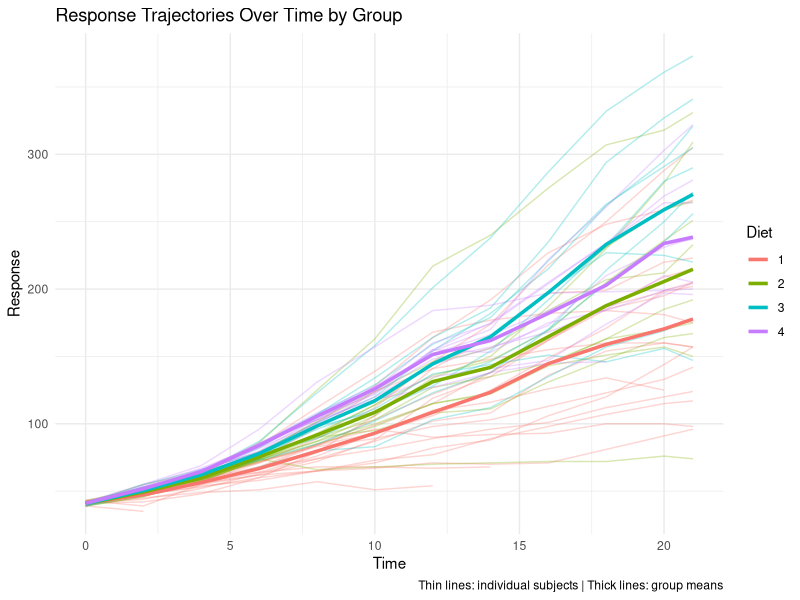

Write R code to recreate this figure.
# ============================================================
# MSc Statistics - Placement Project 2
# Title: Longitudinal Analysis of Response Over Time
# Dataset: ChickWeight (built-in R dataset)
# Study Design: Repeated Measurements (Within-Subject Design)
# ============================================================

# OBJECTIVE:
# To examine how a response variable changes over time
# and whether response trajectories differ across groups,
# while accounting for repeated measurements on the same subject.

# ------------------------------------------------------------
# 1. Setup
# ------------------------------------------------------------

rm(list = ls())
set.seed(101)

library(ggplot2)
library(dplyr)

# ------------------------------------------------------------
# 2. Load Dataset
# ------------------------------------------------------------

data("ChickWeight")

# Basic structure checks
head(ChickWeight)
dim(ChickWeight)
str(ChickWeight)

# Variable meaning:
# weight -> response variable
# Time   -> visit / time point
# Chick  -> subject identifier
# Diet   -> group (treatment analogue)

# ------------------------------------------------------------
# 3. Missingness & Completeness Check
# ------------------------------------------------------------

# Count number of observations per subject
visit_counts <- ChickWeight %>%
  group_by(Chick) %>%
  summarise(Number_of_Visits = n())

# Distribution of visit counts
table(visit_counts$Number_of_Visits)

# Interpretation:
# This checks whether subjects have similar numbers of visits.
# When visit counts are reasonably consistent, repeated
# measures ANOVA is an appropriate first analysis.

# ------------------------------------------------------------
# 4. Descriptive Exploration
# ------------------------------------------------------------

# Summary by group and time
summary_by_group <- ChickWeight %>%
  group_by(Diet, Time) %>%
  summarise(
    Mean_Weight = mean(weight),
    SD_Weight = sd(weight),
    N = n(),
    .groups = "drop"
  )

head(summary_by_group)

# ------------------------------------------------------------
# 5. Visualization: Individual Trajectories
# ------------------------------------------------------------

ggplot(ChickWeight, aes(x = Time, y = weight, group = Chick, color = Diet)) +
  geom_line(alpha = 0.3) +
  stat_summary(
    aes(group = Diet),
    fun = mean,
    geom = "line",
    linewidth = 1.2
  ) +
  labs(
    title = "Response Trajectories Over Time by Group",
    x = "Time",
    y = "Response",
    caption = "Thin lines: individual subjects | Thick lines: group means"
  ) +
  theme_minimal()

# ------------------------------------------------------------
# 6. Repeated Measures ANOVA
# ------------------------------------------------------------

# The Error(Chick / Time) term accounts for the fact that
# repeated measurements are taken on the same subject over time.

rm_anova <- aov(
  weight ~ Diet * Time + Error(Chick / Time),
  data = ChickWeight
)

summary(rm_anova)

# ------------------------------------------------------------
# 7. Interpretation Guide (Conceptual)
# ------------------------------------------------------------

# Key components in the output:
#
# 1. Time effect:
#    - Indicates whether the response changes over time
#
# 2. Diet effect:
#    - Indicates overall differences between groups
#
# 3. Diet:Time interaction:
#    - Indicates whether response trajectories
#      differ across groups
#
# This repeated-measures framework explicitly accounts for
# within-subject correlation, which is essential in
# longitudinal data analysis.

# ------------------------------------------------------------
# 8. Notes on Limitations (For Interview Defense)
# ------------------------------------------------------------

# - Repeated measures ANOVA assumes reasonably complete data.
# - Visit counts here are fairly consistent across subjects.
# - With substantial dropout or unbalanced designs,
#   mixed-effects models would be a natural extension.
